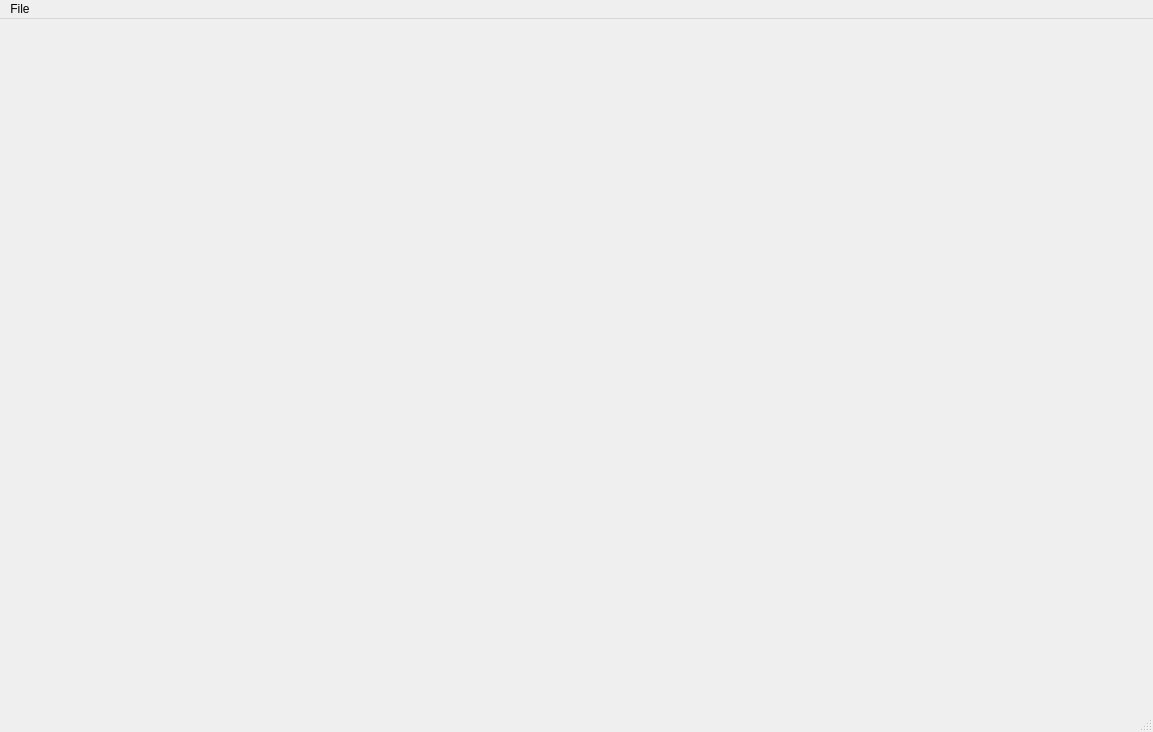
<?xml version="1.0" encoding="UTF-8"?>
<ui version="4.0">
 <class>MainWindow</class>
 <widget class="QMainWindow" name="MainWindow">
  <property name="geometry">
   <rect>
    <x>0</x>
    <y>0</y>
    <width>1153</width>
    <height>732</height>
   </rect>
  </property>
  <property name="windowTitle">
   <string>MainWindow</string>
  </property>
  <widget class="QWidget" name="centralwidget"/>
  <widget class="QMenuBar" name="menubar">
   <property name="geometry">
    <rect>
     <x>0</x>
     <y>0</y>
     <width>1153</width>
     <height>21</height>
    </rect>
   </property>
   <widget class="QMenu" name="menuFile">
    <property name="title">
     <string>File</string>
    </property>
    <addaction name="actionOpen"/>
    <addaction name="actionSave"/>
    <addaction name="actionSave_As"/>
   </widget>
   <addaction name="menuFile"/>
  </widget>
  <widget class="QStatusBar" name="statusbar"/>
  <action name="actionOpen">
   <property name="text">
    <string>Open</string>
   </property>
  </action>
  <action name="actionSave">
   <property name="text">
    <string>Save</string>
   </property>
  </action>
  <action name="actionSave_As">
   <property name="text">
    <string>Save As</string>
   </property>
  </action>
 </widget>
 <resources/>
 <connections/>
</ui>
